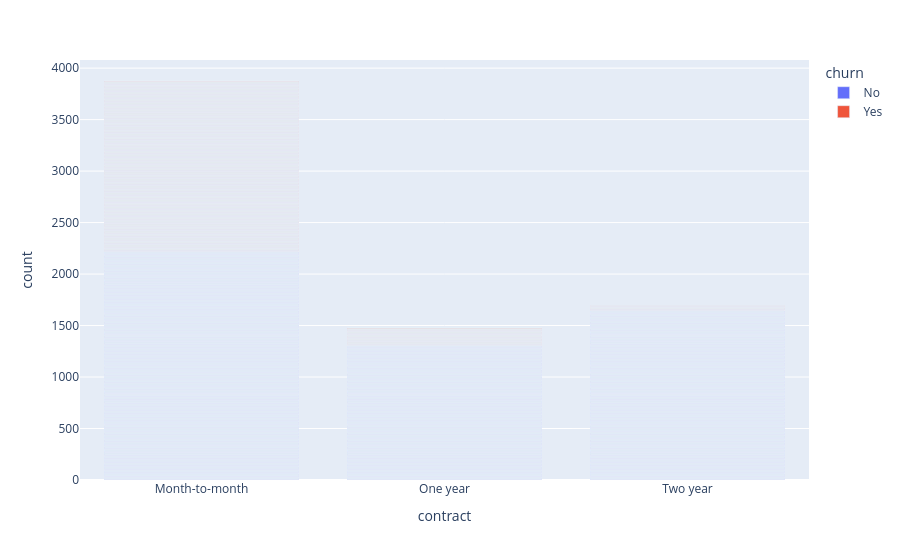

Write notebook code for a chart like this one.
### Markdown cell above
🚀 Plotly

### Code cell
fig = px.bar(
    df,
    x="contract",
    color="churn"
)

fig.show()

### Figure 1 — Plotly figure (JSON) as saved in the notebook; plotly's stock layout.template omitted (floating-point values rounded to 4 significant figures; data arrays with more than 128 entries replaced by an {"elided": "..."} marker saying what was removed)
{"data": [{"hovertemplate": "churn=No<br>contract=%{x}<br>count=%{y}<extra></extra>", "legendgroup": "No", "marker": {"color": "#636efa", "pattern": {"shape": ""}}, "name": "No", "orientation": "v", "showlegend": true, "textposition": "auto", "type": "bar", "x": {"elided": "5174 str values"}, "xaxis": "x", "y": {"elided": "5174 int values"}, "yaxis": "y"}, {"hovertemplate": "churn=Yes<br>contract=%{x}<br>count=%{y}<extra></extra>", "legendgroup": "Yes", "marker": {"color": "#EF553B", "pattern": {"shape": ""}}, "name": "Yes", "orientation": "v", "showlegend": true, "textposition": "auto", "type": "bar", "x": {"elided": "1869 str values"}, "xaxis": "x", "y": {"elided": "1869 int values"}, "yaxis": "y"}], "layout": {"barmode": "relative", "legend": {"title": {"text": "churn"}, "tracegroupgap": 0}, "margin": {"t": 60}, "xaxis": {"anchor": "y", "domain": [0, 1], "title": {"text": "contract"}}, "yaxis": {"anchor": "x", "domain": [0, 1], "title": {"text": "count"}}}}
